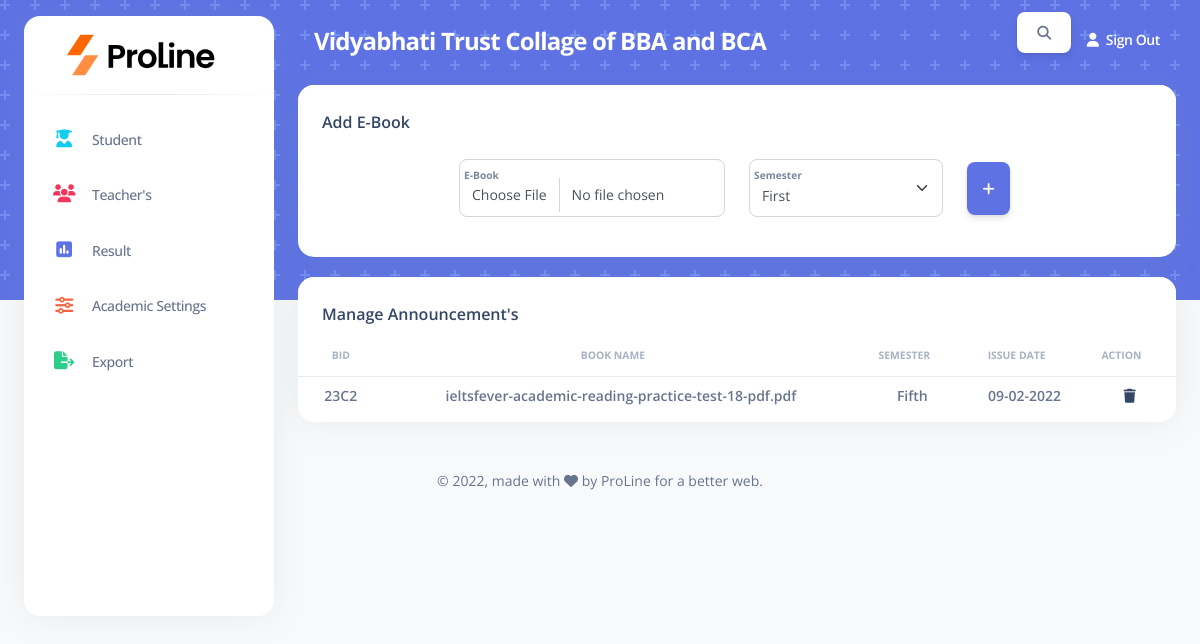
The app's page /ebook.php with its own data.
### tables this page shows
CREATE TABLE `ebook` (
  `BID` varchar(255) NOT NULL,
  `Book_Path` varchar(255) NOT NULL,
  `Semester` varchar(255) NOT NULL,
  `Date` date NOT NULL
);

### ebook.php (the view, shortened to what this page needs)
<?php
    include 'Connection.php';
    $semester = "select * from semesters";
    $s_query = mysqli_query($conn,$semester);
?>
<!DOCTYPE html>
<html lang="en">
<head>
  <?php include 'includes/links.php'; ?>
</head>
<body class="g-sidenav-show   bg-gray-100">
    <?php include 'includes/side-navbar.php' ?>
  <main class="main-content position-relative border-radius-lg ">
    <?php include 'includes/top-navbar.php' ?>
    <div class="container-fluid py-1">
      <div class="row">
        <div class="col-12">
          <div class="card mb-2">
            <div class="card-header pb-0">
              <h6>Add E-Book</h6>
            </div>
            <form method="POST" enctype="multipart/form-data">
                <div class=" d-flex align-items-center justify-content-center row py-3 mx-1 mb-2">
                    <div class="form-floating mb-3 col-4">
                        <input type="file" class="form-control " name = "book" id="floatingInput" required placeholder="E-Book">
                        <label for="floatingInput">E-Book</label>
                    </div>
                    <div class="form-floating mb-3 col-3">
                        <select class="form-select" id="floatingSelectGrid state" name = "Semester" aria-label="Floating label select example" >
                                <?php
                                        while($s_res = mysqli_fetch_array($s_query))
                                        {
                                            echo '<option value="'.$s_res['S_Name'].'">'.$s_res['S_Name'].'</option>';
                                        }
                                    ?>
                        </select>
                        <label for="floatingSelectGrid">Semester</label>
                    </div>
                    <div class="form-floating  col-1">
                        <button class="btn btn-primary p-3" type="submit" name="addCourse"> <i class="fas fa-add"></i> </button>
                    </div>
                </div>
            </form>
          </div>
        </div>
      </div>
    </div>
    <div class="container-fluid py-2">
      <div class="row">
        <div class="col-12">
          <div class="card mb-4">
            <div class="card-header pb-0">
              <h6>Manage Announcement's</h6>
            </div>
            <div class="card-body px-0 pt-0 pb-2">
              <div class="table-responsive p-0">
                <table class="table align-items-center mb-0 table-hover ">
                  <thead>
                    <tr class="text-center">
                      <th class="text-uppercase text-secondary text-xxs font-weight-bolder opacity-7">BID</th>
                      <th class="text-uppercase text-secondary text-xxs font-weight-bolder opacity-7 ps-2">Book Name</th>
                      <th class="text-uppercase text-secondary text-xxs font-weight-bolder opacity-7 ps-2">Semester</th>
                      <th class="text-uppercase text-secondary text-xxs font-weight-bolder opacity-7 ps-2">Issue Date</th>
                      <th class="text-uppercase text-secondary text-xxs font-weight-bolder opacity-7 ps-2" >Action</th>
                    </tr>
                  </thead>
                  <tbody>
                  <?php
                        include 'connection.php';
                        $q = "select * from ebook";
                        $query = mysqli_query($conn,$q);
                        $row = mysqli_num_rows($query);
                        if($row > 0)
                        {
                            while($res = mysqli_fetch_array($query))
                            {
                                $Date = date("d-m-Y", strtotime($res['Date']));
                                echo '
                                    <tr class="text-center">
                                        <td class="text-sm font-weight-bold mb-0"> '.$res['BID'].' </td>
                                        <td class="text-sm font-weight-bold mb-0"> '.$res['Book_Path'].' </td>
                                        <td class="text-sm font-weight-bold mb-0"> '.$res['Semester'].' </td>
                                        <td class="text-sm font-weight-bold mb-0"> '.$Date.' </td>
                                        <td class="text-sm font-weight-bold mb-0"> <a href="deleteEbook.php?ID='.$res['BID'].'"> <i class="fas fa-trash"></i> </a> </td>
                                    </tr>
                                ';
                            }
                        }
                    ?>
                  </tbody>
                </table>
              </div>
            </div>
          </div>
        </div>
      </div>
    </div>
  </main>
  <?php include 'includes/footer.php'?>
</body>
</html>

### records on screen
ebook: BID "23C2", Book_Path "ieltsfever-academic-reading-practice-test-18-pdf.pdf", Semester "Fifth", Date "09-02-2022"

### other values on screen
form field Semester "First"
